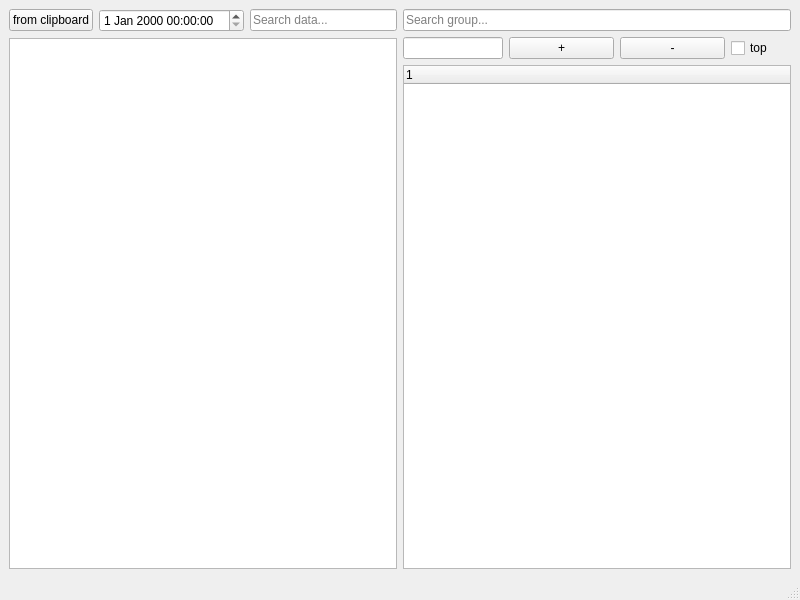
<?xml version="1.0" encoding="UTF-8"?>
<ui version="4.0">
 <class>MainWindow</class>
 <widget class="QMainWindow" name="MainWindow">
  <property name="geometry">
   <rect>
    <x>0</x>
    <y>0</y>
    <width>800</width>
    <height>600</height>
   </rect>
  </property>
  <property name="windowTitle">
   <string>MainWindow</string>
  </property>
  <widget class="QWidget" name="centralwidget">
   <layout class="QHBoxLayout" name="horizontalLayout">
    <item>
     <layout class="QVBoxLayout" name="verticalLayout">
      <item>
       <layout class="QHBoxLayout" name="horizontalLayout_3">
        <property name="leftMargin">
         <number>0</number>
        </property>
        <property name="topMargin">
         <number>0</number>
        </property>
        <item>
         <widget class="QPushButton" name="pushButton">
          <property name="text">
           <string>from clipboard</string>
          </property>
         </widget>
        </item>
        <item>
         <widget class="QDateTimeEdit" name="dateTimeEdit"/>
        </item>
        <item>
         <widget class="QLineEdit" name="searchDataInput">
          <property name="whatsThis">
           <string>&lt;html&gt;&lt;head/&gt;&lt;body&gt;&lt;p&gt;Search data...&lt;/p&gt;&lt;/body&gt;&lt;/html&gt;</string>
          </property>
          <property name="placeholderText">
           <string>Search data...</string>
          </property>
         </widget>
        </item>
       </layout>
      </item>
      <item>
       <widget class="QPlainTextEdit" name="plainTextEdit"/>
      </item>
     </layout>
    </item>
    <item>
     <layout class="QVBoxLayout" name="verticalLayout_2">
      <item>
       <widget class="QLineEdit" name="searchGroupText">
        <property name="sizePolicy">
         <sizepolicy hsizetype="Minimum" vsizetype="Fixed">
          <horstretch>0</horstretch>
          <verstretch>0</verstretch>
         </sizepolicy>
        </property>
        <property name="toolTip">
         <string>&lt;html&gt;&lt;head/&gt;&lt;body&gt;&lt;p&gt;search...&lt;/p&gt;&lt;/body&gt;&lt;/html&gt;</string>
        </property>
        <property name="whatsThis">
         <string>&lt;html&gt;&lt;head/&gt;&lt;body&gt;&lt;p&gt;search...&lt;/p&gt;&lt;/body&gt;&lt;/html&gt;</string>
        </property>
        <property name="placeholderText">
         <string>Search group...</string>
        </property>
       </widget>
      </item>
      <item>
       <layout class="QHBoxLayout" name="horizontalLayout_2">
        <property name="topMargin">
         <number>0</number>
        </property>
        <item>
         <widget class="QLineEdit" name="newGroupName">
          <property name="maximumSize">
           <size>
            <width>100</width>
            <height>16777215</height>
           </size>
          </property>
         </widget>
        </item>
        <item>
         <widget class="QPushButton" name="addGroupButtom">
          <property name="text">
           <string>+</string>
          </property>
         </widget>
        </item>
        <item>
         <widget class="QPushButton" name="delGroupButtom">
          <property name="text">
           <string>-</string>
          </property>
         </widget>
        </item>
        <item>
         <widget class="QCheckBox" name="isNewGroupTop">
          <property name="maximumSize">
           <size>
            <width>60</width>
            <height>16777215</height>
           </size>
          </property>
          <property name="text">
           <string>top</string>
          </property>
         </widget>
        </item>
       </layout>
      </item>
      <item>
       <widget class="QTreeWidget" name="groupsTree">
        <property name="sizePolicy">
         <sizepolicy hsizetype="Minimum" vsizetype="Expanding">
          <horstretch>0</horstretch>
          <verstretch>0</verstretch>
         </sizepolicy>
        </property>
        <column>
         <property name="text">
          <string notr="true">1</string>
         </property>
        </column>
       </widget>
      </item>
     </layout>
    </item>
   </layout>
  </widget>
  <widget class="QMenuBar" name="menubar">
   <property name="geometry">
    <rect>
     <x>0</x>
     <y>0</y>
     <width>800</width>
     <height>22</height>
    </rect>
   </property>
  </widget>
  <widget class="QStatusBar" name="statusbar"/>
 </widget>
 <resources/>
 <connections/>
</ui>
